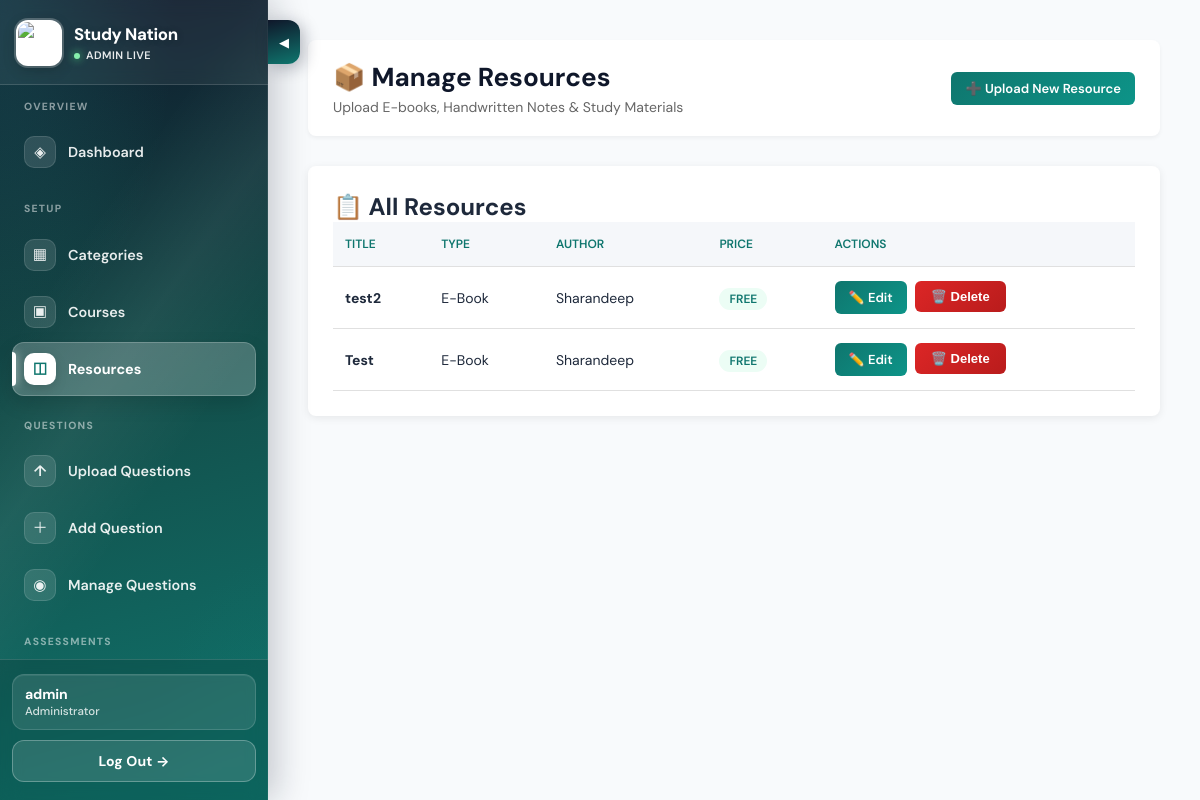
Page /admin-panel/manage-resources/ (signed in) on the committed database.
### courses/models.py (models this page shows, shortened)
class Resource(models.Model):
    title = models.CharField(max_length=200)
    description = models.TextField(blank=True)
    file = models.FileField(
        upload_to="resources/",
        validators=[
            FileExtensionValidator(
                allowed_extensions=[
                    "pdf",
                    "doc",
                    "docx",
                    "txt",
                    "png",
                    "jpg",
                    "jpeg",
                    "gif",
                    "webp",
                ]
            )
        ],
        help_text="PDF, Word (.doc/.docx), text, or image. View-only for students (no download).",
    )
    author = models.CharField(max_length=100, blank=True)
    resource_type = models.CharField(
        max_length=20,
        choices=[
            ("ebook", "E-Book"),
            ("handwritten", "Handwritten Notes"),
            ("other", "Other"),
        ],
    )
    is_paid = models.BooleanField(default=False)
    price = models.DecimalField(max_digits=8, decimal_places=2, blank=True, null=True)
    course = models.ForeignKey(
        "Course", on_delete=models.SET_NULL, null=True, blank=True
    )
    created_at = models.DateTimeField(auto_now_add=True)

### admin_panel/views.py (the view)
# urls.py: path("manage-resources/", views.manage_resources, name="manage_resources"),
@admin_required
def manage_resources(request):
    resources = Resource.objects.all().order_by("-created_at")
    return render(
        request, "admin_panel/manage_resources.html", {"resources": resources}
    )

### admin_panel/views.py (called while the page is built)
def admin_required(view_func):
    @login_required(login_url="courses:student_login")
    @wraps(view_func)
    def wrapped_view(request, *args, **kwargs):
        if not hasattr(request.user, "admin_profile"):
            if request.user.is_superuser:
                AdminUser.objects.get_or_create(user=request.user)
            else:
                messages.error(request, "You do not have admin access")
                return redirect("courses:student_login")
        return view_func(request, *args, **kwargs)
    return wrapped_view

### admin_panel/templates/admin_panel/manage_resources.html (shortened to what this page needs)
<!DOCTYPE html>
<html lang="en">
  <head>
  </head>
  <body>
    {% include 'admin_panel/_partials/sidebar_slider.html' %}
    <div class="dashboard-wrapper">
{% include 'admin_panel/_partials/admin_sidebar.html' with active='manage_resources' %}
<main class="main-content">
        <div class="header">
          <div>
            <h1>📦 Manage Resources</h1>
            <p style="color:#666; font-size:14px; margin-top:4px;">Upload E-books, Handwritten Notes &amp; Study Materials</p>
          </div>
          <div>
            <a href="{% url 'admin_panel:create_resource' %}" class="btn btn-primary btn-sm">➕ Upload New Resource</a>
          </div>
        </div>
        <div class="content-section">
          <h2>📋 All Resources</h2>
          {% if resources %}
            <table class="upload-table">
              <thead>
                <tr>
                  <th>Title</th>
                  <th>Type</th>
                  <th>Author</th>
                  <th>Price</th>
                  <th>Actions</th>
                </tr>
              </thead>
              <tbody>
                {% for res in resources %}
                  <tr>
                    <td>
                      <strong>{{ res.title }}</strong>
                    </td>
                    <td>{{ res.get_resource_type_display|default:res.resource_type }}</td>
                    <td>{{ res.author|default:'-' }}</td>
                    <td>
                      {% if res.is_paid and res.price %}
                        <span class="price-badge">₹ {{ res.price }}</span>
                      {% else %}
                        <span class="free-badge">FREE</span>
                      {% endif %}
                    </td>
                    <td>
                      <div style="display:flex; gap:8px; flex-wrap:wrap;">
                        <a href="{% url 'admin_panel:edit_resource' res.id %}" class="btn btn-primary btn-sm">✏️ Edit</a>
                        <form method="post" action="{% url 'admin_panel:delete_resource' res.id %}" style="display:inline;" onsubmit="return confirm('Delete this resource?');">{% csrf_token %}<button type="submit" class="btn btn-danger">🗑️ Delete</button></form>
                      </div>
                    </td>
                  </tr>
                {% endfor %}
              </tbody>
            </table>
          {% else %}
            <div class="empty-state">
              <span style="font-size:48px;">📦</span>
              <h3>No resources uploaded yet</h3>
              <p>Click "Upload New Resource" to add E-books or Handwritten Notes.</p>
            </div>
          {% endif %}
        </div>
      </main>
    </div>
  </body>
</html>

### admin_panel/templates/admin_panel/_partials/admin_sidebar.html (shortened to what this page needs)
<aside class="sidebar" id="adminSidebar" aria-label="Admin navigation">
  <div class="sidebar-header">
    <a class="sidebar-brand" href="{% url 'admin_panel:dashboard' %}">
      <img
        src="/media/study_nation_logo.jpeg"
        alt="Study Nation"
        class="sidebar-logo"
      />
      <div class="sidebar-brand-text">
        <strong>Study Nation</strong>
        <span>Admin live</span>
      </div>
    </a>
  </div>
  <nav class="sidebar-nav-wrap" aria-label="Main">
    <ul class="sidebar-nav">
      <li class="sidebar-section-label">Overview</li>
      <li>
        <a href="{% url 'admin_panel:dashboard' %}" class="{% if active == 'dashboard' %}active{% endif %}">
          <span class="nav-ico">◈</span> Dashboard
        </a>
      </li>
      <li class="sidebar-section-label">Setup</li>
      <li>
        <a href="{% url 'admin_panel:manage_categories' %}" class="{% if active == 'manage_categories' %}active{% endif %}">
          <span class="nav-ico">▦</span> Categories
        </a>
      </li>
      <li>
        <a href="{% url 'admin_panel:manage_courses' %}" class="{% if active == 'manage_courses' %}active{% endif %}">
          <span class="nav-ico">▣</span> Courses
        </a>
      </li>
      <li>
        <a href="{% url 'admin_panel:manage_resources' %}" class="{% if active == 'manage_resources' %}active{% endif %}">
          <span class="nav-ico">◫</span> Resources
        </a>
      </li>
      <li class="sidebar-section-label">Questions</li>
      <li>
        <a href="{% url 'admin_panel:csv_upload' %}" class="{% if active == 'csv_upload' %}active{% endif %}">
          <span class="nav-ico">↑</span> Upload Questions
        </a>
      </li>
      <li>
        <a href="{% url 'admin_panel:manual_question' %}" class="{% if active == 'manual_question' %}active{% endif %}">
          <span class="nav-ico">＋</span> Add Question
        </a>
      </li>
      <li>
        <a href="{% url 'admin_panel:manage_questions' %}" class="{% if active == 'manage_questions' %}active{% endif %}">
          <span class="nav-ico">◉</span> Manage Questions
        </a>
      </li>
      <li class="sidebar-section-label">Assessments</li>
    </ul>
  </nav>
  <div class="sidebar-footer">
    <div class="sidebar-user">
      <strong>
        {% if admin_user %}
          {{ admin_user.user.username }}
        {% elif user.is_authenticated %}
          {{ user.username }}
        {% else %}
          Admin
        {% endif %}
      </strong>
      <span>Administrator</span>
    </div>
    <a href="{% url 'admin_panel:logout' %}" class="logout-btn">Log Out →</a>
  </div>
</aside>

### admin_panel/templates/admin_panel/manage_resources.html (style rules this page uses)
* { margin: 0; padding: 0; box-sizing: border-box; }
body { font-family: 'Segoe UI', Tahoma, Geneva, Verdana, sans-serif; background: #f5f7fa; color: #333; }
.dashboard-wrapper { display: grid; grid-template-columns: 250px 1fr; min-height: 100vh; }
.sidebar { background: linear-gradient(165deg, #0f172a 0%, #134e4a 50%, #0f766e 100%); color: white; padding: 30px 0; position: fixed; height: 100vh; width: 250px; overflow-y: auto; box-shadow: 2px 0 10px rgba(0, 0, 0, 0.1); }
.sidebar-header { padding: 0 20px 30px; border-bottom: 1px solid rgba(255, 255, 255, 0.2); margin-bottom: 20px; }
.sidebar-nav { list-style: none; }
.sidebar-nav li { margin: 0; }
.sidebar-nav a { display: block; padding: 14px 20px; color: white; text-decoration: none; transition: all 0.3s ease; border-left: 3px solid transparent; }
.sidebar-nav a:hover, .sidebar-nav a.active { background: rgba(255, 255, 255, 0.1); border-left-color: white; }
.sidebar-footer { position: absolute; bottom: 20px; left: 0; right: 0; padding: 0 20px; border-top: 1px solid rgba(255, 255, 255, 0.2); padding-top: 20px; }
.logout-btn { width: 100%; padding: 10px; background: rgba(255, 255, 255, 0.2); color: white; border: 1px solid rgba(255, 255, 255, 0.4); border-radius: 4px; cursor: pointer; text-decoration: none; display: block; text-align: center; font-size: 14px; }
.main-content { margin-left: 250px; padding: 40px; min-width: 800px; }
.header { display: flex; justify-content: space-between; align-items: center; margin-bottom: 30px; background: white; padding: 20px 25px; border-radius: 8px; box-shadow: 0 2px 4px rgba(0, 0, 0, 0.05); }
.header h1 { font-size: 26px; color: #333; }
.content-section { background: white; padding: 25px; border-radius: 8px; box-shadow: 0 2px 8px rgba(0, 0, 0, 0.08); margin-bottom: 30px; }
.btn { padding: 12px 24px; border: none; border-radius: 6px; font-size: 14px; font-weight: 600; cursor: pointer; text-decoration: none; display: inline-flex; align-items: center; gap: 6px; }
.btn-primary { background: linear-gradient(165deg, #0f172a 0%, #134e4a 50%, #0f766e 100%); color: white; }
.btn-danger { background: linear-gradient(135deg, #dc2626 0%, #b91c1c 100%); color: white; padding: 8px 16px; font-size: 13px; }
.btn-sm { padding: 8px 14px; font-size: 13px; }
.upload-table { width: 100%; border-collapse: collapse; }
.upload-table th, .upload-table td { padding: 14px 12px; text-align: left; border-bottom: 1px solid #e0e0e0; font-size: 14px; }
.upload-table th { background: #f5f7fa; font-weight: 600; color: #0f766e; text-transform: uppercase; font-size: 12px; }
.free-badge { background: #ecfdf5; color: #0f766e; padding: 3px 10px; border-radius: 12px; font-size: 12px; font-weight: 600; }

### rows in the picture
Resource: title "test2", resource_type "E-Book", author "Sharandeep", is_paid "FREE"
Resource: title "Test", resource_type "E-Book", author "Sharandeep", is_paid "FREE"

### other values in the picture
{{ user.username }} "admin"
